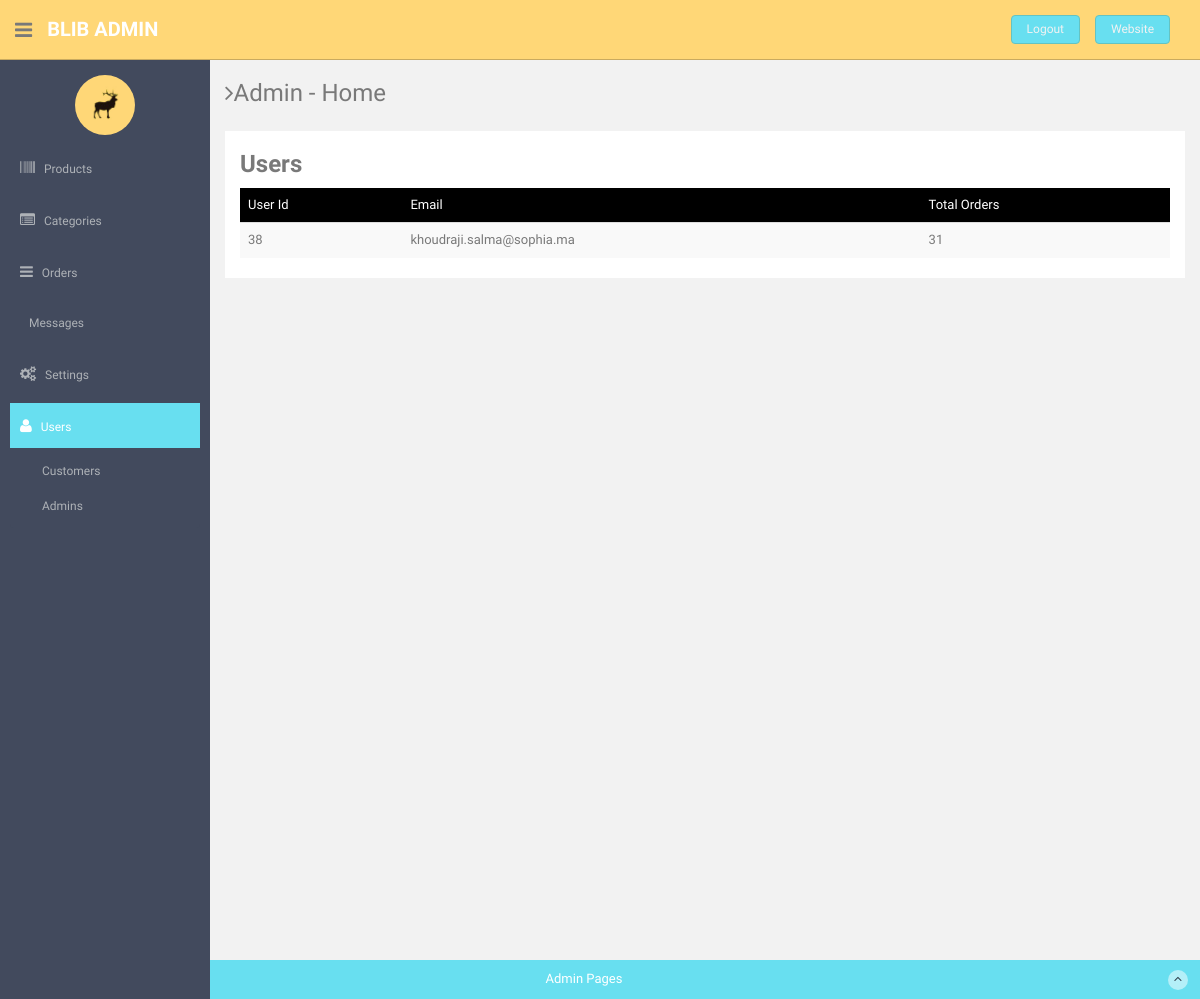
Screenshot of /admin/users with the database file from the repository.
### tables this page shows
CREATE TABLE IF NOT EXISTS `customer` (
  `cust_id` int(200) NOT NULL AUTO_INCREMENT,
  `email` varchar(50) NOT NULL,
  `password` varchar(80) NOT NULL,
  `cust_type` varchar(20) NOT NULL DEFAULT 'user',
  PRIMARY KEY (`cust_id`)
);

### app/controllers/admin.php (called while the page is built, shortened)
<?php
Class Admin extends Controller{
    public function users($type = "customers"){
        $User =  $this->load_model('User');
        $Order = $this->load_model('Order');
        if($type == "customers"){
            $users = $User->get_customers();
        }else{
            $users = $User->get_admins();
        }
         if(is_array($users)){
             foreach($users as $key => $row){
                 $orders_num = $Order->get_orders_count($row->cust_id);
                 $users[$key]->orders_count = $orders_num ;
             }
         }
        $data['users'] = $users ;
        $data['page_title'] = "Admin - $type";
        $data['current_page'] = "users";
        $this->view("admin/users",$data);
    }
}

### app/core/app.php (called while the page is built, shortened)
<?php
Class App
{
    protected $method = "index";
    public function __construct()
    {
        $url = $this->parseURL();
        if(file_exists("../app/controllers/" . strtolower($url[0]) .".php"))
        {
            unset($url[0]);
        }
        $this->controller = new $this->controller;
        if(isset($url[1])){
            $url[1] = strtolower($url[1]);
            if(method_exists($this->controller,$url[1]))
            {
                $this->method= $url[1];
                unset($url[1]);
            }
        }
        $this->params = (count($url) > 0) ? $url : ["home"];
        call_user_func_array([$this->controller,$this->method],$this->params);
    }
    private function parseURL()
    {
        $url = isset($_GET['url']) ? $_GET['url'] : "home";
        return explode("/",filter_var(trim($url,"/"),FILTER_SANITIZE_URL));
    }
}

### public/index.php (called while the page is built, shortened)
<?php
$app = new App();

### app/core/database.php (called while the page is built, shortened)
<?php
Class database{
    public static $con;
    public function __construct()
    {
        try{
            $string = DB_TYPE . ":host=".DB_HOST . ";dbname=" .  DB_NAME;
            self::$con = new PDO($string,DB_USER,DB_PASS);
        }catch(PDOException $e){
                die($e->getMessage());
        }
    }
    public function read($query,$data = array()){
            $stm = self::$con->prepare($query);
            $result = $stm->execute($data);
            if($result){
                $data = $stm->fetchAll(PDO::FETCH_OBJ);
                if(is_array($data) && count($data) > 0){
                    return $data;
                }
            }
            return false;
    }
}

### app/models/user.class.php (called while the page is built, shortened)
<?php
Class User{
      public function get_admins(){
          $db = $db = Database::newInstance();
          $arr['cust_type'] = "admin";
          $query = "SELECT * FROM customer WHERE cust_type = :cust_type";
          $result = $db->read($query,$arr);
          if(is_array($result)){
              return $result;
          }
            return false ;
    }
}

### app/views/eshop/admin/users.php (the view, shortened to what this page needs)
 <div class="container-fluid">
 <h3 style="font-weight : bold ;">Users</h3>
<?php if(is_array($data['users'])): ?>
    <table class="table table-striped table-advance table-hover">
 <thead>
     <tr><td>User Id</td><td>Email</td><td>Total Orders</td></tr>
 </thead>
 <tbody>
    <?php foreach($data['users'] as $user): ?>
						      <tr><td><?=$user->cust_id?></td>
                              <td><?=$user->email?></td>
                              <td><?=$user->orders_count?></td></tr>
							<?php endforeach ; ?>
						</tbody>
					</table>
						  </div>
					<?php else :?>
					   <div>No <?=$user->cust_type?> yet.</div>
					<?php endif ; ?>

### public/assets/eshop/admin/css/style.css (style rules this page uses)
body { color: #797979; background: #f2f2f2; font-family: 'Ruda', sans-serif; padding: 0px !important; margin: 0px !important; font-size:13px; }

### app/views/eshop/admin/users.php (style rules this page uses)
table thead { background-color : black ; color : white ; }
.container-fluid { background-color : white ; }

### rows the page displays
customer: cust_id "38", email "khoudraji.salma@sophia.ma", orders_count "31"

### other values shown
$data['page_title'] "Admin - Home"
